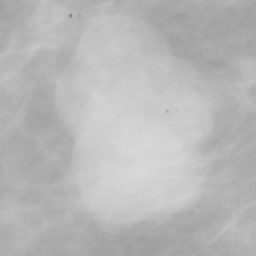
#> input picture Computer Vision/original.png, 128 x 128 px (shown 2 times larger)
$ python Threshold.py
#> lines starting #> are read from the running program, lines starting #| are printed output that depends on the picture; after the words box and inside, x2 and y2 are one past the last pixel; in counts of white or black regions, pixels touching at a corner belong together
# -*- coding: utf-8 -*-
"""
Created on Thu Oct  8 19:00:57 2020

@author: emnas
"""
import matplotlib.pyplot as plt
import cv2 as cv
import imageio as io
import numpy as np
im= io.imread('original.png')
#> im is the input picture: shape (128, 128); min 134, max 217, mean 183.9
thresh=190
max_value=255
#ret,des=cv.threshold(im,thresh,max_value,cv.THRESH_BINARY_INV)

des=cv.adaptiveThreshold(im,max_value,cv.ADAPTIVE_THRESH_GAUSSIAN_C,cv.THRESH_BINARY_INV,601,-15)
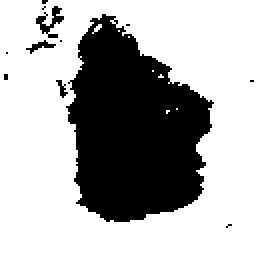
#> des: shape (128, 128) (shown 2 times larger); 67.5% white; 12 black regions (8 under 20 px), largest, box (x1, y1, x2, y2) and area: (33, 7, 107, 111) 5155, (18, 3, 32, 19) 87, (13, 20, 28, 27) 37, (28, 40, 34, 49) 23
plt.imshow(des,cmap="gray")
plt.show()
plt.close()
des1=cv.adaptiveThreshold(im,max_value,cv.ADAPTIVE_THRESH_MEAN_C,cv.THRESH_BINARY_INV,351,-17)   #perfectly matching
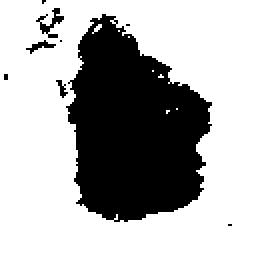
#> des1: shape (128, 128) (shown 2 times larger); 67.8% white; 9 black regions (5 under 20 px), largest, box (x1, y1, x2, y2) and area: (33, 7, 106, 111) 5126, (18, 4, 32, 19) 73, (13, 20, 28, 27) 37, (28, 40, 34, 49) 23
#des=cv.adaptiveThreshold(im,max_value,cv.ADAPTIVE_THRESH_MEAN_C,cv.THRESH_BINARY_INV,11,2)
plt.imshow(des1,cmap="gray")
plt.show()
plt.close()
ret,des1=cv.threshold(im,thresh,max_value,cv.THRESH_BINARY_INV)
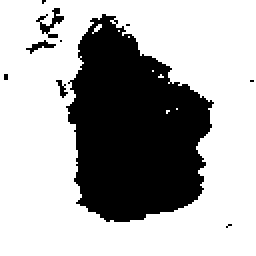
#> des1: shape (128, 128) (shown 2 times larger); 67.6% white; 10 black regions (6 under 20 px), largest, box (x1, y1, x2, y2) and area: (33, 7, 107, 111) 5161, (18, 4, 32, 19) 73, (13, 20, 28, 27) 37, (28, 40, 34, 49) 23
#> ret = 190
plt.imshow(des1,cmap="gray")
plt.show()
plt.close()

plt.imshow(im,cmap="gray")
plt.show()
plt.close()

eq_img=cv.equalizeHist(im)
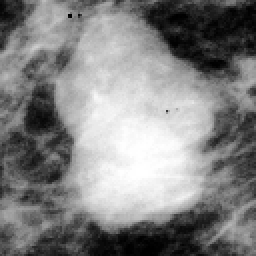
#> eq_img: shape (128, 128) (shown 2 times larger); min 0, max 255, mean 130.3
cv.imshow('Equilized image',eq_img)
cv.waitKey(0)
cv.destroyAllWindows()
